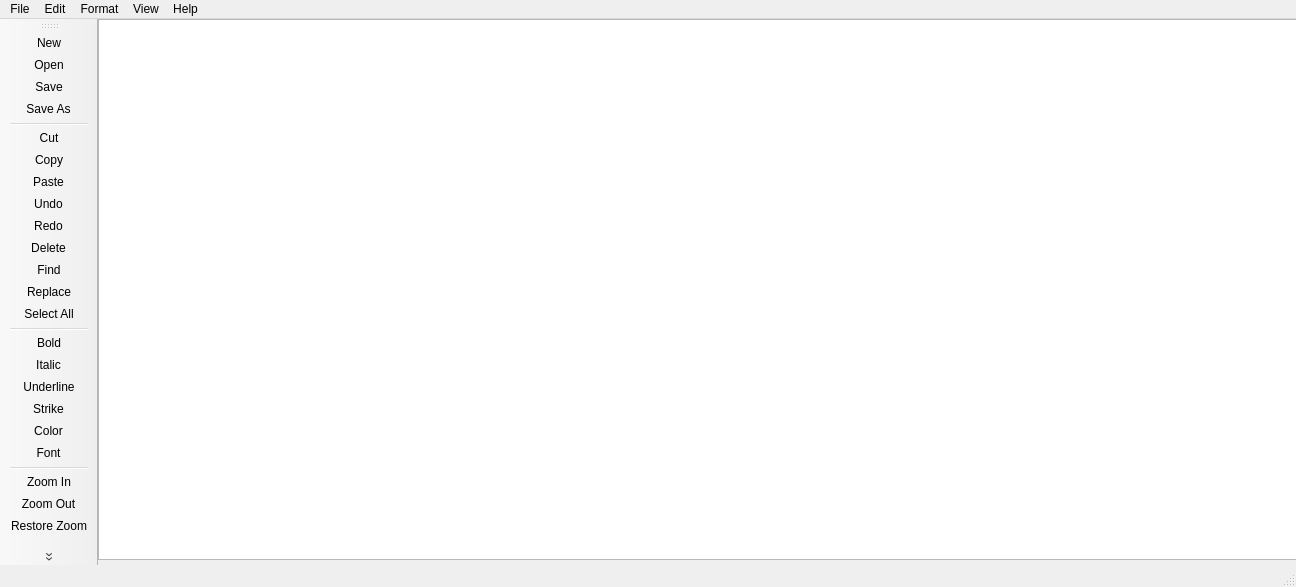
<?xml version="1.0" encoding="UTF-8"?>
<ui version="4.0">
 <class>MainWindow</class>
 <widget class="QMainWindow" name="MainWindow">
  <property name="geometry">
   <rect>
    <x>0</x>
    <y>0</y>
    <width>1296</width>
    <height>587</height>
   </rect>
  </property>
  <widget class="QWidget" name="centralwidget">
   <widget class="QTextEdit" name="textEdit">
    <property name="geometry">
     <rect>
      <x>0</x>
      <y>0</y>
      <width>1251</width>
      <height>541</height>
     </rect>
    </property>
   </widget>
  </widget>
  <widget class="QMenuBar" name="menubar">
   <property name="geometry">
    <rect>
     <x>0</x>
     <y>0</y>
     <width>1296</width>
     <height>25</height>
    </rect>
   </property>
   <widget class="QMenu" name="menuFile">
    <property name="title">
     <string>File</string>
    </property>
    <addaction name="actionNew"/>
    <addaction name="actionOpen"/>
    <addaction name="separator"/>
    <addaction name="actionSave"/>
    <addaction name="actionSave_As"/>
    <addaction name="separator"/>
    <addaction name="actionExit"/>
   </widget>
   <widget class="QMenu" name="menuEdit">
    <property name="title">
     <string>Edit</string>
    </property>
    <addaction name="actionUndo"/>
    <addaction name="actionRedo"/>
    <addaction name="separator"/>
    <addaction name="actionCut"/>
    <addaction name="actionCopy"/>
    <addaction name="actionPaste"/>
    <addaction name="actionDelete"/>
    <addaction name="separator"/>
    <addaction name="actionFind"/>
    <addaction name="actionReplace"/>
    <addaction name="separator"/>
    <addaction name="actionSelect_All"/>
   </widget>
   <widget class="QMenu" name="menuFormat">
    <property name="title">
     <string>Format</string>
    </property>
    <addaction name="actionBold"/>
    <addaction name="actionItalic"/>
    <addaction name="actionUnderline"/>
    <addaction name="actionStrike"/>
    <addaction name="separator"/>
    <addaction name="separator"/>
    <addaction name="actionColor"/>
    <addaction name="separator"/>
    <addaction name="actionFont"/>
    <addaction name="actionLine_Wrap"/>
   </widget>
   <widget class="QMenu" name="menuView">
    <property name="title">
     <string>View</string>
    </property>
    <addaction name="actionZoom_In"/>
    <addaction name="actionZoom_Out"/>
    <addaction name="actionRestore_Zoom"/>
    <addaction name="separator"/>
    <addaction name="separator"/>
    <addaction name="actionChange_Theme"/>
   </widget>
   <widget class="QMenu" name="menuHelp">
    <property name="title">
     <string>Help</string>
    </property>
    <addaction name="actionHelp"/>
    <addaction name="separator"/>
    <addaction name="actionAbout"/>
   </widget>
   <addaction name="menuFile"/>
   <addaction name="menuEdit"/>
   <addaction name="menuFormat"/>
   <addaction name="menuView"/>
   <addaction name="menuHelp"/>
  </widget>
  <widget class="QStatusBar" name="statusbar"/>
  <widget class="QToolBar" name="toolBar">
   <property name="windowTitle">
    <string>toolBar</string>
   </property>
   <property name="movable">
    <bool>true</bool>
   </property>
   <property name="orientation">
    <enum>Qt::Vertical</enum>
   </property>
   <property name="floatable">
    <bool>true</bool>
   </property>
   <attribute name="toolBarArea">
    <enum>LeftToolBarArea</enum>
   </attribute>
   <attribute name="toolBarBreak">
    <bool>false</bool>
   </attribute>
   <addaction name="actionNew"/>
   <addaction name="actionOpen"/>
   <addaction name="actionSave"/>
   <addaction name="actionSave_As"/>
   <addaction name="separator"/>
   <addaction name="actionCut"/>
   <addaction name="actionCopy"/>
   <addaction name="actionPaste"/>
   <addaction name="actionUndo"/>
   <addaction name="actionRedo"/>
   <addaction name="actionDelete"/>
   <addaction name="actionFind"/>
   <addaction name="actionReplace"/>
   <addaction name="actionSelect_All"/>
   <addaction name="separator"/>
   <addaction name="actionBold"/>
   <addaction name="actionItalic"/>
   <addaction name="actionUnderline"/>
   <addaction name="actionStrike"/>
   <addaction name="actionColor"/>
   <addaction name="actionFont"/>
   <addaction name="separator"/>
   <addaction name="actionZoom_In"/>
   <addaction name="actionZoom_Out"/>
   <addaction name="actionRestore_Zoom"/>
   <addaction name="actionChange_Theme"/>
   <addaction name="actionHelp"/>
   <addaction name="actionAbout"/>
   <addaction name="actionExit"/>
   <addaction name="separator"/>
  </widget>
  <action name="actionNew">
   <property name="icon">
    <iconset resource="resources.qrc">
     <normaloff>:/icons/Common/icons8-new-file-100.png</normaloff>:/icons/Common/icons8-new-file-100.png</iconset>
   </property>
   <property name="text">
    <string>New</string>
   </property>
   <property name="shortcut">
    <string>Ctrl+N</string>
   </property>
  </action>
  <action name="actionOpen">
   <property name="icon">
    <iconset resource="resources.qrc">
     <normaloff>:/icons/Common/icons8-open-file-folder-100.png</normaloff>:/icons/Common/icons8-open-file-folder-100.png</iconset>
   </property>
   <property name="text">
    <string>Open</string>
   </property>
   <property name="shortcut">
    <string>Ctrl+O</string>
   </property>
  </action>
  <action name="actionSave">
   <property name="icon">
    <iconset resource="resources.qrc">
     <normaloff>:/icons/Common/icons8-save-100.png</normaloff>:/icons/Common/icons8-save-100.png</iconset>
   </property>
   <property name="text">
    <string>Save</string>
   </property>
   <property name="shortcut">
    <string>Ctrl+S</string>
   </property>
  </action>
  <action name="actionSave_As">
   <property name="icon">
    <iconset resource="resources.qrc">
     <normaloff>:/icons/Common/icons8-save-as-100.png</normaloff>:/icons/Common/icons8-save-as-100.png</iconset>
   </property>
   <property name="text">
    <string>Save As</string>
   </property>
   <property name="shortcut">
    <string>Ctrl+Shift+A</string>
   </property>
  </action>
  <action name="actionExit">
   <property name="icon">
    <iconset resource="resources.qrc">
     <normaloff>:/icons/Common/icons8-close-100.png</normaloff>:/icons/Common/icons8-close-100.png</iconset>
   </property>
   <property name="text">
    <string>Exit</string>
   </property>
  </action>
  <action name="actionUndo">
   <property name="enabled">
    <bool>true</bool>
   </property>
   <property name="icon">
    <iconset resource="resources.qrc">
     <normaloff>:/icons/Common/icons8-undo-100.png</normaloff>:/icons/Common/icons8-undo-100.png</iconset>
   </property>
   <property name="text">
    <string>Undo</string>
   </property>
   <property name="shortcut">
    <string>Ctrl+Z</string>
   </property>
  </action>
  <action name="actionRedo">
   <property name="icon">
    <iconset resource="resources.qrc">
     <normaloff>:/icons/Common/icons8-redo-100.png</normaloff>:/icons/Common/icons8-redo-100.png</iconset>
   </property>
   <property name="text">
    <string>Redo</string>
   </property>
   <property name="shortcut">
    <string>Ctrl+Y</string>
   </property>
  </action>
  <action name="actionCut">
   <property name="icon">
    <iconset resource="resources.qrc">
     <normaloff>:/icons/Common/icons8-cut-80.png</normaloff>:/icons/Common/icons8-cut-80.png</iconset>
   </property>
   <property name="text">
    <string>Cut</string>
   </property>
   <property name="shortcut">
    <string>Ctrl+X</string>
   </property>
  </action>
  <action name="actionCopy">
   <property name="icon">
    <iconset resource="resources.qrc">
     <normaloff>:/icons/Common/icons8-copy-64.png</normaloff>:/icons/Common/icons8-copy-64.png</iconset>
   </property>
   <property name="text">
    <string>Copy</string>
   </property>
   <property name="shortcut">
    <string>Ctrl+C</string>
   </property>
  </action>
  <action name="actionPaste">
   <property name="icon">
    <iconset resource="resources.qrc">
     <normaloff>:/icons/Common/icons8-paste-80.png</normaloff>:/icons/Common/icons8-paste-80.png</iconset>
   </property>
   <property name="text">
    <string>Paste</string>
   </property>
   <property name="shortcut">
    <string>Ctrl+V</string>
   </property>
  </action>
  <action name="actionDelete">
   <property name="icon">
    <iconset resource="resources.qrc">
     <normaloff>:/icons/Common/icons8-clear-symbol-100.png</normaloff>:/icons/Common/icons8-clear-symbol-100.png</iconset>
   </property>
   <property name="text">
    <string>Delete</string>
   </property>
   <property name="shortcut">
    <string>Del</string>
   </property>
  </action>
  <action name="actionFind">
   <property name="icon">
    <iconset resource="resources.qrc">
     <normaloff>:/icons/Common/icons8-find-100.png</normaloff>:/icons/Common/icons8-find-100.png</iconset>
   </property>
   <property name="text">
    <string>Find</string>
   </property>
   <property name="shortcut">
    <string>Ctrl+F</string>
   </property>
  </action>
  <action name="actionReplace">
   <property name="icon">
    <iconset resource="resources.qrc">
     <normaloff>:/icons/Common/icons8-find-and-replace-100.png</normaloff>:/icons/Common/icons8-find-and-replace-100.png</iconset>
   </property>
   <property name="text">
    <string>Replace</string>
   </property>
   <property name="shortcut">
    <string>Ctrl+H</string>
   </property>
  </action>
  <action name="actionSelect_All">
   <property name="icon">
    <iconset resource="resources.qrc">
     <normaloff>:/icons/Light/icons8-select-all-100.png</normaloff>:/icons/Light/icons8-select-all-100.png</iconset>
   </property>
   <property name="text">
    <string>Select All</string>
   </property>
   <property name="shortcut">
    <string>Ctrl+A</string>
   </property>
  </action>
  <action name="actionBold">
   <property name="checkable">
    <bool>true</bool>
   </property>
   <property name="icon">
    <iconset resource="resources.qrc">
     <normaloff>:/icons/Light/icons8-bold-100.png</normaloff>:/icons/Light/icons8-bold-100.png</iconset>
   </property>
   <property name="text">
    <string>Bold</string>
   </property>
   <property name="shortcut">
    <string>Ctrl+B</string>
   </property>
  </action>
  <action name="actionItalic">
   <property name="checkable">
    <bool>true</bool>
   </property>
   <property name="icon">
    <iconset resource="resources.qrc">
     <normaloff>:/icons/Light/icons8-italic-100.png</normaloff>:/icons/Light/icons8-italic-100.png</iconset>
   </property>
   <property name="text">
    <string>Italic</string>
   </property>
   <property name="shortcut">
    <string>Ctrl+I</string>
   </property>
  </action>
  <action name="actionUnderline">
   <property name="checkable">
    <bool>true</bool>
   </property>
   <property name="icon">
    <iconset resource="resources.qrc">
     <normaloff>:/icons/Light/icons8-underline-100.png</normaloff>:/icons/Light/icons8-underline-100.png</iconset>
   </property>
   <property name="text">
    <string>Underline</string>
   </property>
   <property name="shortcut">
    <string>Ctrl+U</string>
   </property>
  </action>
  <action name="actionStrike">
   <property name="checkable">
    <bool>true</bool>
   </property>
   <property name="icon">
    <iconset resource="resources.qrc">
     <normaloff>:/icons/Light/icons8-strikethrough-100.png</normaloff>:/icons/Light/icons8-strikethrough-100.png</iconset>
   </property>
   <property name="text">
    <string>Strike</string>
   </property>
   <property name="shortcut">
    <string>Ctrl+D</string>
   </property>
  </action>
  <action name="actionColor">
   <property name="icon">
    <iconset resource="resources.qrc">
     <normaloff>:/icons/Common/icons8-color-100.png</normaloff>:/icons/Common/icons8-color-100.png</iconset>
   </property>
   <property name="text">
    <string>Color</string>
   </property>
   <property name="shortcut">
    <string>Ctrl+Shift+C</string>
   </property>
  </action>
  <action name="actionFont">
   <property name="icon">
    <iconset resource="resources.qrc">
     <normaloff>:/icons/Light/icons8-font-100.png</normaloff>:/icons/Light/icons8-font-100.png</iconset>
   </property>
   <property name="text">
    <string>Font</string>
   </property>
   <property name="shortcut">
    <string>Ctrl+Shift+F</string>
   </property>
  </action>
  <action name="actionZoom_In">
   <property name="icon">
    <iconset resource="resources.qrc">
     <normaloff>:/icons/Common/icons8-zoom-in-100.png</normaloff>:/icons/Common/icons8-zoom-in-100.png</iconset>
   </property>
   <property name="text">
    <string>Zoom In</string>
   </property>
   <property name="shortcut">
    <string>Ctrl++</string>
   </property>
  </action>
  <action name="actionZoom_Out">
   <property name="icon">
    <iconset resource="resources.qrc">
     <normaloff>:/icons/Common/icons8-zoom-out-100.png</normaloff>:/icons/Common/icons8-zoom-out-100.png</iconset>
   </property>
   <property name="text">
    <string>Zoom Out</string>
   </property>
   <property name="shortcut">
    <string>Ctrl+-</string>
   </property>
  </action>
  <action name="actionRestore_Zoom">
   <property name="icon">
    <iconset resource="resources.qrc">
     <normaloff>:/icons/Common/icons8-zoom-to-actual-size-100.png</normaloff>:/icons/Common/icons8-zoom-to-actual-size-100.png</iconset>
   </property>
   <property name="text">
    <string>Restore Zoom</string>
   </property>
   <property name="shortcut">
    <string>Ctrl+0</string>
   </property>
  </action>
  <action name="actionHelp">
   <property name="icon">
    <iconset resource="resources.qrc">
     <normaloff>:/icons/Common/icons8-help-100.png</normaloff>:/icons/Common/icons8-help-100.png</iconset>
   </property>
   <property name="text">
    <string>Help</string>
   </property>
   <property name="shortcut">
    <string>F1</string>
   </property>
  </action>
  <action name="actionAbout">
   <property name="icon">
    <iconset resource="resources.qrc">
     <normaloff>:/icons/Common/icons8-info-100.png</normaloff>:/icons/Common/icons8-info-100.png</iconset>
   </property>
   <property name="text">
    <string>About</string>
   </property>
  </action>
  <action name="actionChange_Theme">
   <property name="checkable">
    <bool>true</bool>
   </property>
   <property name="checked">
    <bool>false</bool>
   </property>
   <property name="icon">
    <iconset resource="resources.qrc">
     <normaloff>:/icons/Light/icons8-light-on-100.png</normaloff>:/icons/Light/icons8-light-on-100.png</iconset>
   </property>
   <property name="text">
    <string>Toggle Theme</string>
   </property>
   <property name="toolTip">
    <string>Toggle Theme</string>
   </property>
  </action>
  <action name="actionLine_Wrap">
   <property name="checkable">
    <bool>true</bool>
   </property>
   <property name="checked">
    <bool>true</bool>
   </property>
   <property name="text">
    <string>Line Wrap</string>
   </property>
  </action>
 </widget>
 <resources>
  <include location="resources.qrc"/>
 </resources>
 <connections/>
</ui>
